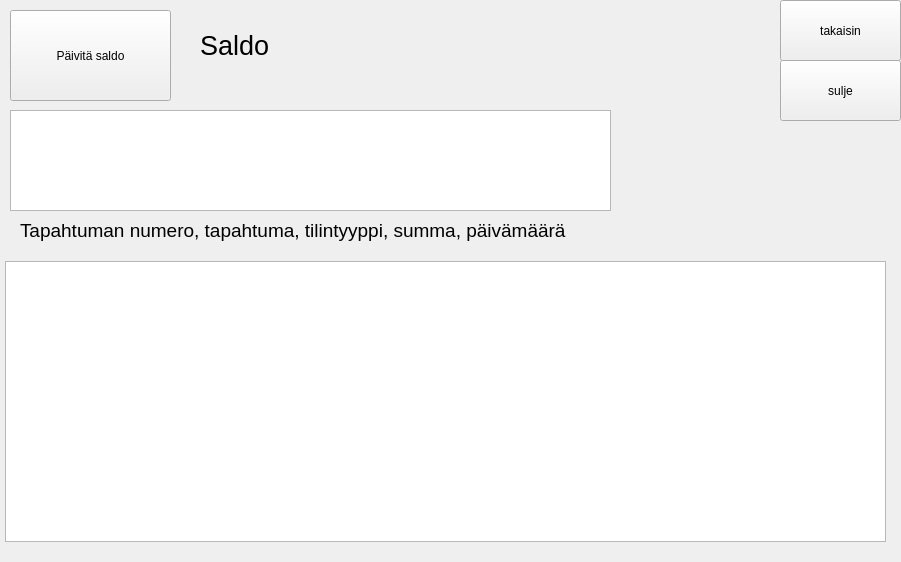
<?xml version="1.0" encoding="UTF-8"?>
<ui version="4.0">
 <class>balance</class>
 <widget class="QWidget" name="balance">
  <property name="geometry">
   <rect>
    <x>0</x>
    <y>0</y>
    <width>901</width>
    <height>562</height>
   </rect>
  </property>
  <property name="windowTitle">
   <string>Form</string>
  </property>
  <widget class="QPushButton" name="btnAmount">
   <property name="geometry">
    <rect>
     <x>10</x>
     <y>10</y>
     <width>161</width>
     <height>91</height>
    </rect>
   </property>
   <property name="text">
    <string>Päivitä saldo</string>
   </property>
  </widget>
  <widget class="QLabel" name="labelBalance">
   <property name="geometry">
    <rect>
     <x>200</x>
     <y>20</y>
     <width>121</width>
     <height>51</height>
    </rect>
   </property>
   <property name="font">
    <font>
     <pointsize>20</pointsize>
    </font>
   </property>
   <property name="text">
    <string>Saldo</string>
   </property>
  </widget>
  <widget class="QTextBrowser" name="textTapahtumat">
   <property name="geometry">
    <rect>
     <x>5</x>
     <y>261</y>
     <width>881</width>
     <height>281</height>
    </rect>
   </property>
   <property name="font">
    <font>
     <pointsize>22</pointsize>
    </font>
   </property>
  </widget>
  <widget class="QLabel" name="label">
   <property name="geometry">
    <rect>
     <x>20</x>
     <y>210</y>
     <width>771</width>
     <height>41</height>
    </rect>
   </property>
   <property name="font">
    <font>
     <pointsize>14</pointsize>
    </font>
   </property>
   <property name="text">
    <string>Tapahtuman numero, tapahtuma, tilintyyppi, summa, päivämäärä </string>
   </property>
  </widget>
  <widget class="QTextBrowser" name="textID">
   <property name="geometry">
    <rect>
     <x>10</x>
     <y>110</y>
     <width>601</width>
     <height>101</height>
    </rect>
   </property>
   <property name="font">
    <font>
     <pointsize>22</pointsize>
    </font>
   </property>
  </widget>
  <widget class="QPushButton" name="btnback">
   <property name="geometry">
    <rect>
     <x>780</x>
     <y>0</y>
     <width>121</width>
     <height>61</height>
    </rect>
   </property>
   <property name="text">
    <string>takaisin</string>
   </property>
  </widget>
  <widget class="QPushButton" name="btnclose">
   <property name="geometry">
    <rect>
     <x>780</x>
     <y>60</y>
     <width>121</width>
     <height>61</height>
    </rect>
   </property>
   <property name="text">
    <string>sulje</string>
   </property>
  </widget>
 </widget>
 <resources/>
 <connections/>
</ui>
